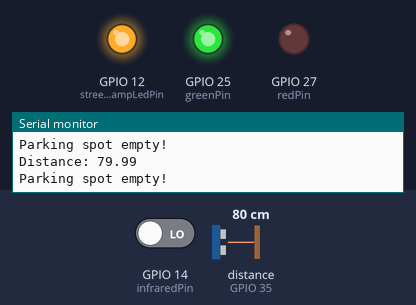
A sketch run on a simulated ESP32. On the bench: output pins drawn as LEDs (lit = HIGH), the last lines printed to the serial monitor. Wiring (inferred from the names in the program): ultrasonic range finder: trigger GPIO 26; echo GPIO 35. The test bench sets the inputs (shaded band); at power-on: distance to the obstacle (sensor on GPIO 35) 80 cm, GPIO 14 (infraredPin) LOW. The echo pulse lasts 58.3 µs per cm; pins used as bus, display or sensor lines are not drawn.

Above: at 1.3 s.
1.4 s: distance to the obstacle (sensor on GPIO 35) set to 8 cm
2.9 s: distance to the obstacle (sensor on GPIO 35) set to 5 cm
At 3.4 s:
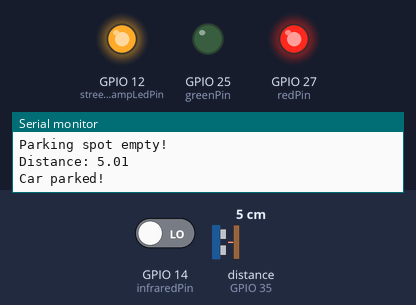
4.5 s: GPIO 14 (infraredPin) driven HIGH
At 5.7 s:
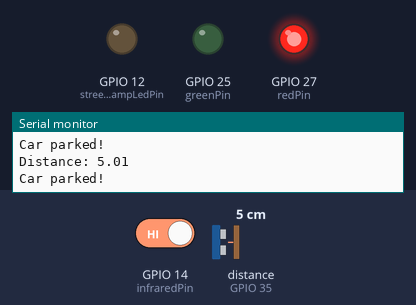
6.0 s: distance to the obstacle (sensor on GPIO 35) set to 9 cm
At 7.1 s:
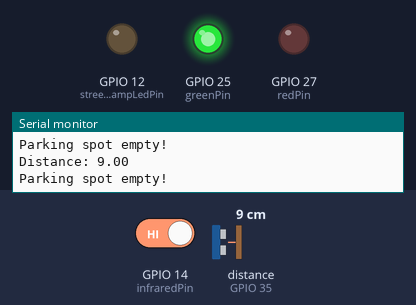
7.5 s: distance to the obstacle (sensor on GPIO 35) set to 2 cm
At 8.4 s:
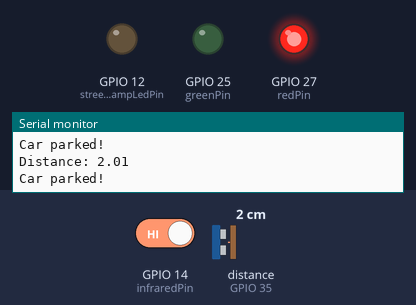
9.0 s: distance to the obstacle (sensor on GPIO 35) set to 18 cm
At 9.6 s:
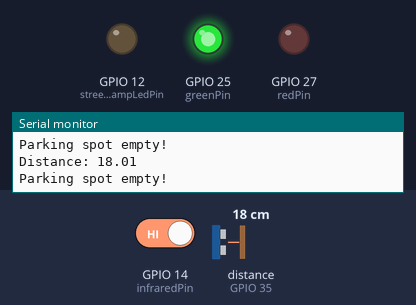
Timing chart, 0 to 11.5 s (numbered marks = the images above; inputs shaded):
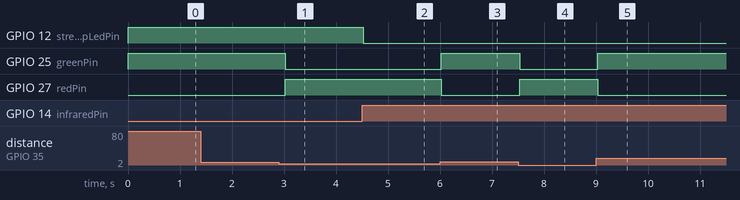

Measured:
- the behaviour switches between 7 and 6 cm on distance to the obstacle (sensor on GPIO 35) (found by bisection; images 0 and 1)
- after the input at 2.9 s, GPIO 25 (greenPin): HIGH → LOW after 0.12 s; GPIO 27 (redPin): LOW → HIGH after 0.12 s
- after the input at 4.5 s, GPIO 12 (streetLampLedPin): HIGH → LOW at once
- after the input at 6.0 s, GPIO 25 (greenPin): LOW → HIGH at once; GPIO 27 (redPin): HIGH → LOW at once
- after the input at 7.5 s, GPIO 25 (greenPin): HIGH → LOW at once; GPIO 27 (redPin): LOW → HIGH at once
- after the input at 9.0 s, GPIO 25 (greenPin): LOW → HIGH at once; GPIO 27 (redPin): HIGH → LOW at once

The sketch:

mobile_proj_esp1.ino
```cpp
// Pin configurations
// #define motionSensorPin 26 // Motion sensor output pin
#define redPin 27        // Red pin of RGB LED
#define greenPin  25       // Green pin of RGB LED

#define infraredPin  14 //digital output
#define streetLampLedPin  12

#define  trigPin 26
#define echoPin 35
float duration, distance;


void setup() {
  Serial.begin(115200); // Set baud rate to 115200
  Serial.println("Parking Sensor Test");
  /// ultrasonic sensor
  pinMode(trigPin, OUTPUT);
	pinMode(echoPin, INPUT);

  pinMode(redPin, OUTPUT);
  pinMode(greenPin, OUTPUT);

  /////////////////////////////
  //infraredPin sensor
  pinMode(infraredPin, INPUT);
  pinMode(streetLampLedPin,OUTPUT);
  // //end infraredPin sensor
  // /////////////////////////////
  Serial.println("Parking Sensor Test");
}

void loop() {

  digitalWrite(trigPin, LOW);
	delayMicroseconds(2);
	digitalWrite(trigPin, HIGH);
	delayMicroseconds(10);
	digitalWrite(trigPin, LOW);

  duration = pulseIn(echoPin, HIGH);
  distance = (duration*.0343)/2;
  Serial.print("Distance: ");
	Serial.println(distance);
  int irValue = digitalRead(infraredPin);

  if (distance <= 7) {
    // Car enters the parking spot
    digitalWrite(redPin, HIGH);   // Turn on red color
    digitalWrite(greenPin, LOW);  // Turn off green color
    Serial.println("Car parked!");
  } else {
    // Car leaves or parking slot is empty
    digitalWrite(redPin, LOW);    // Turn off red color
    digitalWrite(greenPin, HIGH); // Turn on green color
    Serial.println("Parking spot empty!");
  }

  // // // infrared sensor
  if (irValue == HIGH) {
    digitalWrite(streetLampLedPin, LOW); // Turn on the LED
  } else if(irValue == LOW) {
    digitalWrite(streetLampLedPin, HIGH); // Turn off the LED
  }

  delay(500);


}
```
